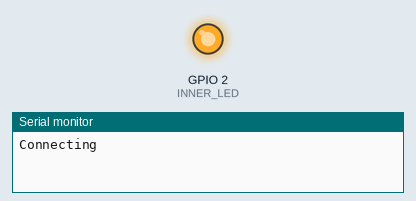
The sketch below on a simulated ESP8266 (NodeMCU). On the bench: output pins drawn as LEDs (lit = HIGH), the last lines printed to the serial monitor. WiFi joins after 1.5 s; servers stay silent unless stated.

Above: at 0.1 s.
At 1.6 s:
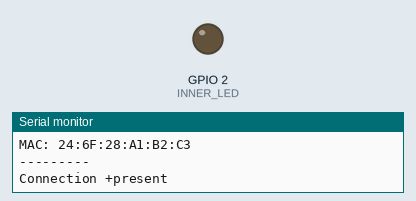
Timing chart, 0 to 3.1 s (numbered marks = the images above):
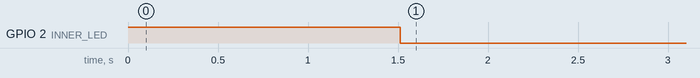

Measured:
- by itself, GPIO 2 (INNER_LED): HIGH → LOW at 1.5 s

The sketch:

ESP_SERVER69.ino
```cpp
#include <WiFiUdp.h>
#include "ESP8266WiFi.h"
#include <Ethernet2.h>

WiFiUDP Udp;

const char *essid = "Imp";
const char *key = "Braindead6233";

const char *remIp = "192.168.1.66";
int remPort = 25066;

const int INNER_LED = 2;
const int timeCheck = 5000; // ms

char  replyPacket[] = "Hi there! Got the message :-)";

void setup() {
  Serial.begin(115200);

  pinMode(INNER_LED,OUTPUT);
  digitalWrite(INNER_LED, HIGH);

  WiFi.hostname("esp_server69");
  WiFi.begin(essid,key);

  Serial.println("\n");
  Serial.print("Connecting");

  while (WiFi.status() != WL_CONNECTED)
  {
    delay(500);
    Serial.print(".");
  }
  Serial.println();

  Serial.println("Connected. Local network settings:");

  Serial.print("IP address: ");
  Serial.println(WiFi.localIP());

  Serial.print("Subnet Mask: ");
  Serial.println(WiFi.subnetMask());

  Serial.print("Gateway IP: ");
  Serial.println(WiFi.gatewayIP());

  Serial.print("MAC: ");
  Serial.println(WiFi.macAddress());

  Serial.println("---------");


}

void loop() {
  if (WiFi.status() == WL_CONNECTED)
  {
    Serial.println("Connection +present");
    digitalWrite(INNER_LED, LOW);
  }
  else
  {
    Serial.println("Connection -lost");
    WiFi.begin(essid,key);
    digitalWrite(INNER_LED, HIGH);
  }

  Udp.beginPacket(remIp, remPort);
  Udp.write(replyPacket);
   Udp.endPacket();

  delay(timeCheck);
}
```
